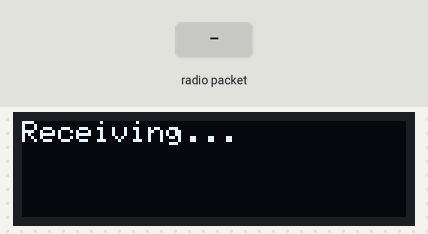
The sketch below on a simulated Arduino Uno, built with avr-gcc and run on an emulated ATmega328P. Parts: 128×32 one-colour display. Inputs (shaded band) come from the test bench. No radio packets arrive unless stated; what the sketch prints to the serial monitor is not drawn.

Above: at 1.2 s.
1.3 s: radio packet "1" arrives
At 1.7 s:
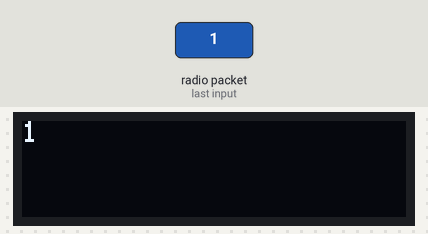
2.8 s: radio packet "0" arrives
At 4.0 s:
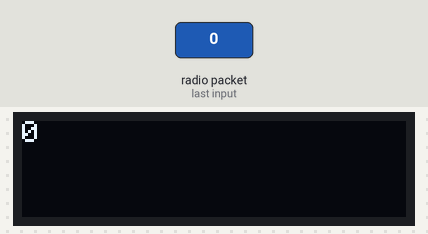
4.3 s: radio packet "2" arrives
At 5.2 s:
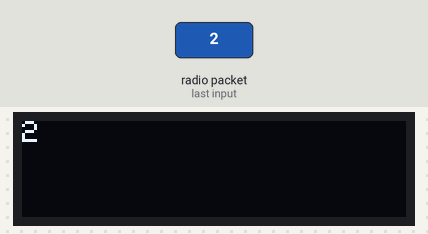
Timing chart, 0 to 7.3 s (numbered marks = the images above; inputs shaded):
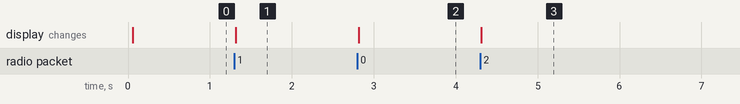

Measured:
- after the input at 1.3 s, the display: changes at once (image 1)
- after the input at 2.8 s, the display: changes at once (image 2)
- after the input at 4.3 s, the display: changes at once (image 3)

The sketch:

HelloReceiver.ino
```cpp
// Receiver hooked to pin 8.
// 128x32 SPI display hooked to 9..13
// Also writes to serial.

#include <Wire.h>
#include <VirtualWire.h>
#include <Adafruit_GFX.h>
#include <Adafruit_SSD1306.h>

#define OLED_DC 11
#define OLED_CS 12
#define OLED_CLK 10
#define OLED_MOSI 9
#define OLED_RESET 13
Adafruit_SSD1306 display(OLED_MOSI, OLED_CLK, OLED_DC, OLED_RESET, OLED_CS);

void setup()
{
    Serial.begin(9600);	// Debugging only
    Serial.println("setup");

    display.begin(SSD1306_SWITCHCAPVCC);
    display.clearDisplay();   // clears the screen and buffer
    display.display();
    display.setCursor(0,0);
    display.setTextSize(1);
    display.setTextColor(WHITE);
    display.println("Receiving...");
    display.display();

    pinMode(2, INPUT);

    // Initialise the IO and ISR
    vw_set_ptt_inverted(true); // Required for DR3100
    vw_setup(2000);	 // Bits per sec
    vw_set_rx_pin(2);
    vw_rx_start();       // Start the receiver PLL running
}

void loop()
{
    uint8_t buf[VW_MAX_MESSAGE_LEN];
    uint8_t buflen = VW_MAX_MESSAGE_LEN;

    if (vw_get_message(buf, &buflen)) // Non-blocking
    {
	int i;

	// Message with a good checksum received, dump it.
	Serial.print("Got: ");
        display.fillRect(0,0,127,31,BLACK);
        display.setTextSize(1);
        display.setTextColor(WHITE);
	display.setCursor(0,0);
	for (i = 0; i < buflen; i++)
	{
            if (buf[i] > ' ' && buf[i] <= '~')
            {
	      Serial.print("\"");
	      Serial.write(buf[i]);
	      Serial.print("\" ");
              display.write(buf[i]);
            } else {
              Serial.print(buf[i], HEX);
	      Serial.print("   ");
              display.write('?');
            }
	}
        display.println("");
        display.display();
	Serial.println("");
    }
}
```
